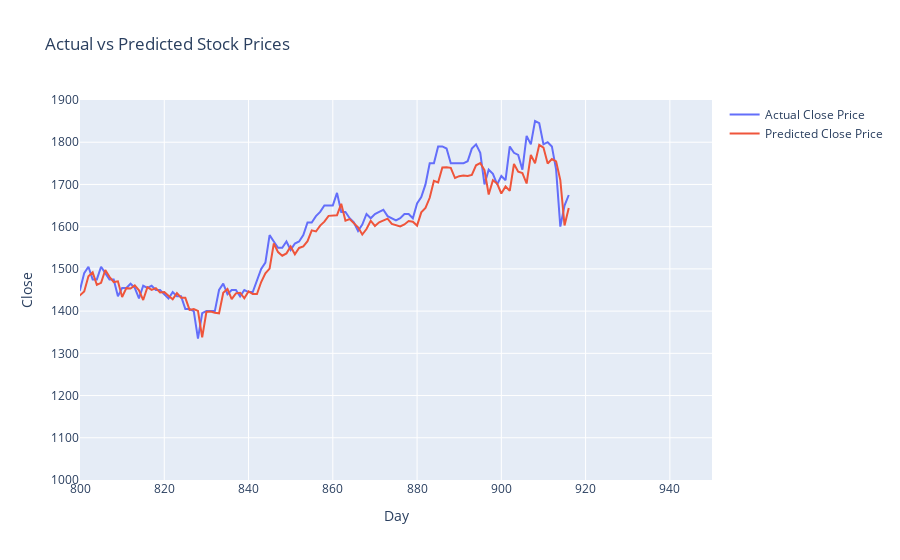

Write notebook code for a chart like this one.
### Code cell
fig = go.Figure(data=[
    go.Scatter(y=new_y_test, name='Actual Close Price'),
    go.Scatter(y=test_predictions, name='Predicted Close Price')
])
fig.update_layout(
    xaxis_title='Day',
    yaxis_title='Close',
    title= "Actual vs Predicted Stock Prices",
    xaxis_range=[800, 950],
    yaxis_range=[1000, 1900]
)
fig.show()

### Figure 1 — Plotly figure (JSON) as saved in the notebook; plotly's stock layout.template omitted (floating-point values rounded to 4 significant figures; data arrays with more than 128 entries replaced by an {"elided": "..."} marker saying what was removed)
{"data": [{"name": "Actual Close Price", "type": "scatter", "y": {"elided": "917 float values"}}, {"name": "Predicted Close Price", "type": "scatter", "y": {"elided": "917 float values"}}], "layout": {"title": {"text": "Actual vs Predicted Stock Prices"}, "xaxis": {"range": [800, 950], "title": {"text": "Day"}}, "yaxis": {"range": [1000, 1900], "title": {"text": "Close"}}}}
